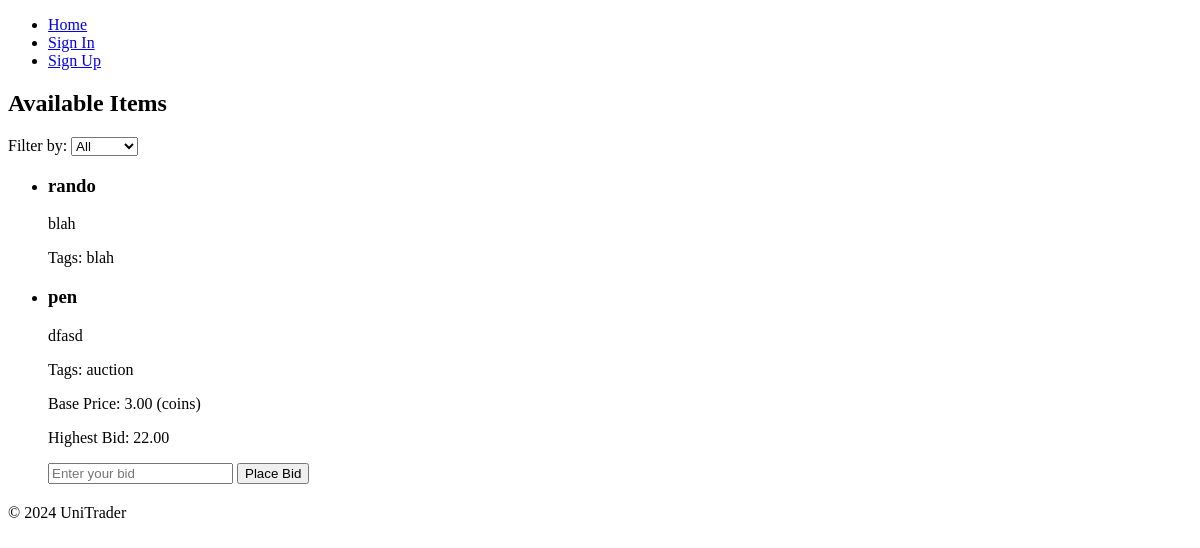
The app's page /buy/, older data.
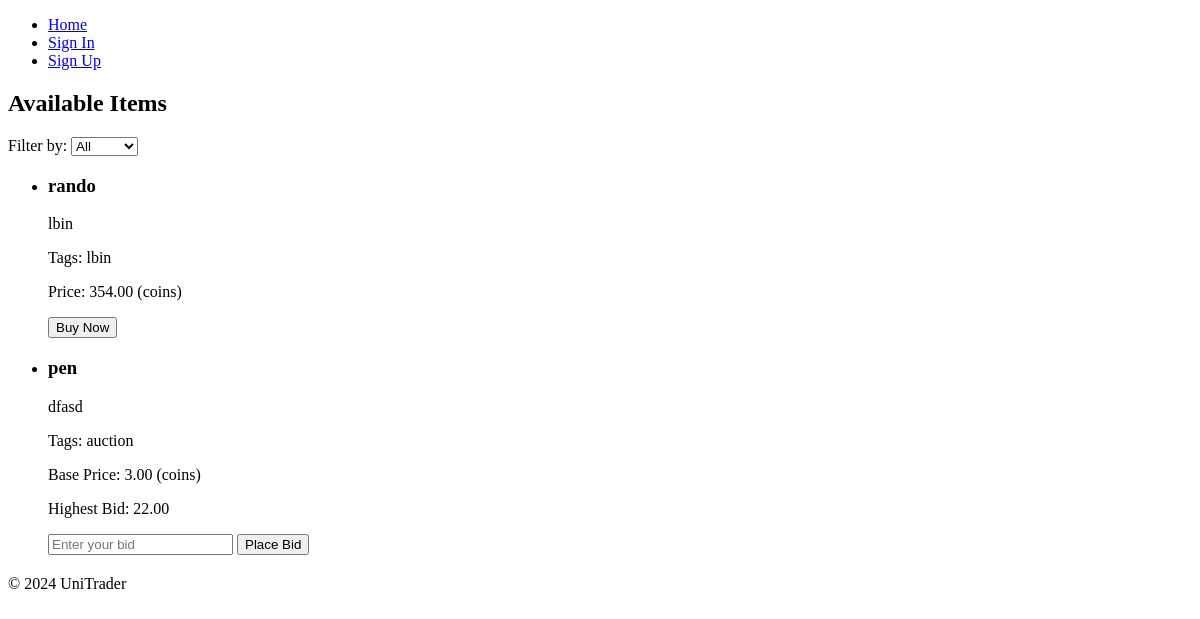
The same page, newer data.
### unitrader/models.py (models this page shows, shortened)
class Item(models.Model):
    item_title = models.CharField(max_length=100)
    item_description = models.TextField()
    item_tags = models.CharField(max_length=255, blank=True, null=True)
    item_age = models.IntegerField(null=True, blank=True)
    base_price = models.DecimalField(max_digits=10, decimal_places=2)
    item_image = models.ImageField(upload_to='item_images/', blank=True, null=True)
    quantity = models.IntegerField(default=1)
    seller = models.ForeignKey(User, on_delete=models.CASCADE)
    created_at = models.DateTimeField(auto_now_add=True)
    updated_at = models.DateTimeField(auto_now=True)
    highest_bid = models.DecimalField(max_digits=10, decimal_places=2, default=0.00)
    highest_bidder = models.ForeignKey(User, on_delete=models.SET_NULL, null=True, blank=True, related_name='highest_bidder')
    bidding_end_time = models.DateTimeField(default=timezone.now)  # Set this when the item is created
    status = models.CharField(max_length=20, choices=[('available', 'Available'), ('sold', 'Sold')], default='available')

### unitrader/views.py (the view)
# urls.py: path('buy/', views.buy_items, name='buy_items'),
def buy_items(request):
    selected_tag = request.GET.get("tag", "")
    if selected_tag.lower() == "auction":
        available_items = Item.objects.filter(
            status="available", item_tags__iexact="auction"
        )
    elif selected_tag.lower() == "lbin":
        available_items = Item.objects.filter(
            status="available", item_tags__iexact="lbin"
        )
    else:
        available_items = Item.objects.filter(status="available")  # No filter applied
    return render(
        request,
        "unitrader/buy_items.html",
        {
            "items": available_items,
            "selected_tag": selected_tag,  # Pass the selected tag to the template
        },
    )

### templates/unitrader/buy_items.html (shortened to what this page needs)
{% extends "unitrader/base.html" %}
{% block content %}
<h2>Available Items</h2>
<form method="GET" action="{% url 'buy_items' %}">
    <label for="tag">Filter by:</label>
    <select name="tag" id="tag" onchange="this.form.submit()">
        <option value="">All</option>
    </select>
</form>
{% if items %}
    <ul>
    {% for item in items %}
        <li>
            <h3>{{ item.item_title }}</h3>
            <p>{{ item.item_description }}</p>
            <p>Tags: {{ item.item_tags }}</p>
            {% if item.item_tags|lower == "auction" %}
                <p>Base Price: {{ item.base_price }} (coins)</p>
                <p>Highest Bid: {{ item.highest_bid }}</p>
                <form method="POST" action="{% url 'bid_on_item' item.id %}">
                    <input type="number" name="bid_amount" placeholder="Enter your bid" required>
                    <button type="submit">Place Bid</button>
                </form>
            {% elif item.item_tags|lower == "lbin" %}
                <p>Price: {{ item.base_price }} (coins)</p>
                <form method="POST" action="{% url 'buy_now' item.id %}">
                    <button type="submit">Buy Now</button>
                </form>
            {% endif %}
        </li>
    {% endfor %}
    </ul>
{% else %}
    <p>No items are available for purchase right now.</p>
{% endif %}
{% endblock %}

Row changes from the older to the newer data that the page shows:
changed Item "rando": item_description "blah" → "lbin"; item_tags "blah" → "lbin"; base_price (not shown) → "354.00"
